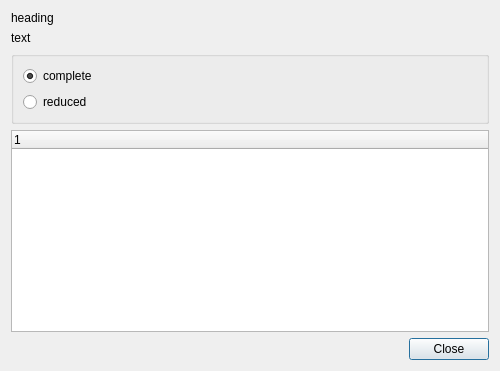
<?xml version="1.0" encoding="UTF-8"?>
<ui version="4.0">
 <class>CrashDialog</class>
 <widget class="QDialog" name="CrashDialog">
  <property name="geometry">
   <rect>
    <x>0</x>
    <y>0</y>
    <width>500</width>
    <height>371</height>
   </rect>
  </property>
  <property name="windowTitle">
   <string>Dialog</string>
  </property>
  <layout class="QGridLayout" name="gridLayout_2">
   <item row="0" column="0">
    <widget class="QLabel" name="heading">
     <property name="sizePolicy">
      <sizepolicy hsizetype="Minimum" vsizetype="Fixed">
       <horstretch>0</horstretch>
       <verstretch>0</verstretch>
      </sizepolicy>
     </property>
     <property name="text">
      <string>heading</string>
     </property>
    </widget>
   </item>
   <item row="1" column="0">
    <widget class="QLabel" name="text">
     <property name="sizePolicy">
      <sizepolicy hsizetype="Preferred" vsizetype="Minimum">
       <horstretch>0</horstretch>
       <verstretch>0</verstretch>
      </sizepolicy>
     </property>
     <property name="text">
      <string>text</string>
     </property>
     <property name="alignment">
      <set>Qt::AlignLeading|Qt::AlignLeft|Qt::AlignTop</set>
     </property>
     <property name="wordWrap">
      <bool>true</bool>
     </property>
    </widget>
   </item>
   <item row="2" column="0">
    <widget class="QGroupBox" name="options">
     <property name="title">
      <string/>
     </property>
     <layout class="QGridLayout" name="gridLayout">
      <item row="0" column="0">
       <widget class="QRadioButton" name="complete">
        <property name="text">
         <string>complete</string>
        </property>
        <property name="checked">
         <bool>true</bool>
        </property>
       </widget>
      </item>
      <item row="1" column="0">
       <widget class="QRadioButton" name="reduced">
        <property name="text">
         <string>reduced</string>
        </property>
       </widget>
      </item>
     </layout>
    </widget>
   </item>
   <item row="3" column="0">
    <widget class="QTreeWidget" name="details">
     <column>
      <property name="text">
       <string notr="true">1</string>
      </property>
     </column>
    </widget>
   </item>
   <item row="4" column="0">
    <widget class="QDialogButtonBox" name="buttons">
     <property name="standardButtons">
      <set>QDialogButtonBox::Close</set>
     </property>
    </widget>
   </item>
  </layout>
 </widget>
 <resources/>
 <connections>
  <connection>
   <sender>buttons</sender>
   <signal>accepted()</signal>
   <receiver>CrashDialog</receiver>
   <slot>accept()</slot>
   <hints>
    <hint type="sourcelabel">
     <x>96</x>
     <y>343</y>
    </hint>
    <hint type="destinationlabel">
     <x>249</x>
     <y>185</y>
    </hint>
   </hints>
  </connection>
  <connection>
   <sender>buttons</sender>
   <signal>rejected()</signal>
   <receiver>CrashDialog</receiver>
   <slot>reject()</slot>
   <hints>
    <hint type="sourcelabel">
     <x>96</x>
     <y>343</y>
    </hint>
    <hint type="destinationlabel">
     <x>249</x>
     <y>185</y>
    </hint>
   </hints>
  </connection>
 </connections>
</ui>
